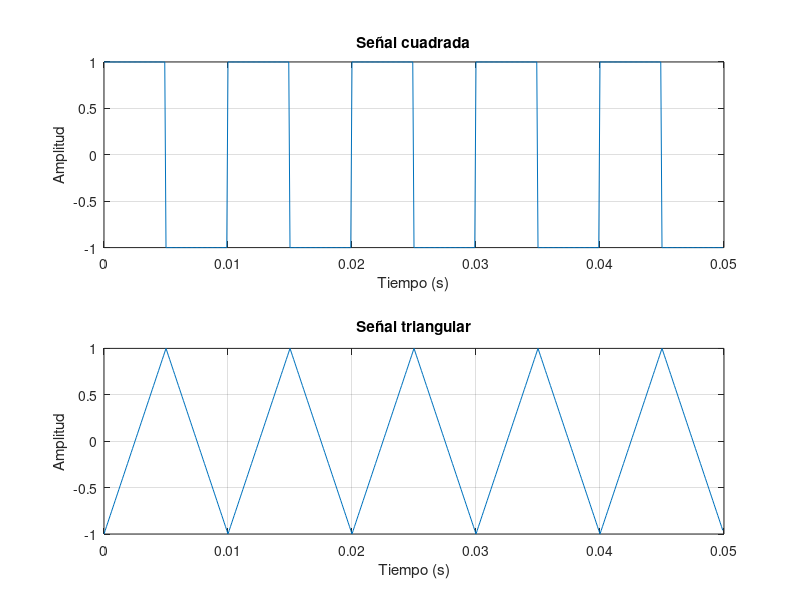

This chart was generated by the following MATLAB code:
pkg load signal  

fs = 10000;           % frecuencia de muestreo 
t = 0:1/fs:1;         % vector de tiempo: 1 segundo
f0 = 100;             % frecuencia fundamental

% Generación de señales
cuadrada = square(2*pi*f0*t);
triangular = sawtooth(2*pi*f0*t, 0.5);

% Gráfica comparativa 
figure;
subplot(2,1,1);
plot(t(1:500), cuadrada(1:500));
title('Señal cuadrada');
xlabel('Tiempo (s)');
ylabel('Amplitud');
grid on;

subplot(2,1,2);
plot(t(1:500), triangular(1:500));
title('Señal triangular');
xlabel('Tiempo (s)');
ylabel('Amplitud');
grid on;
